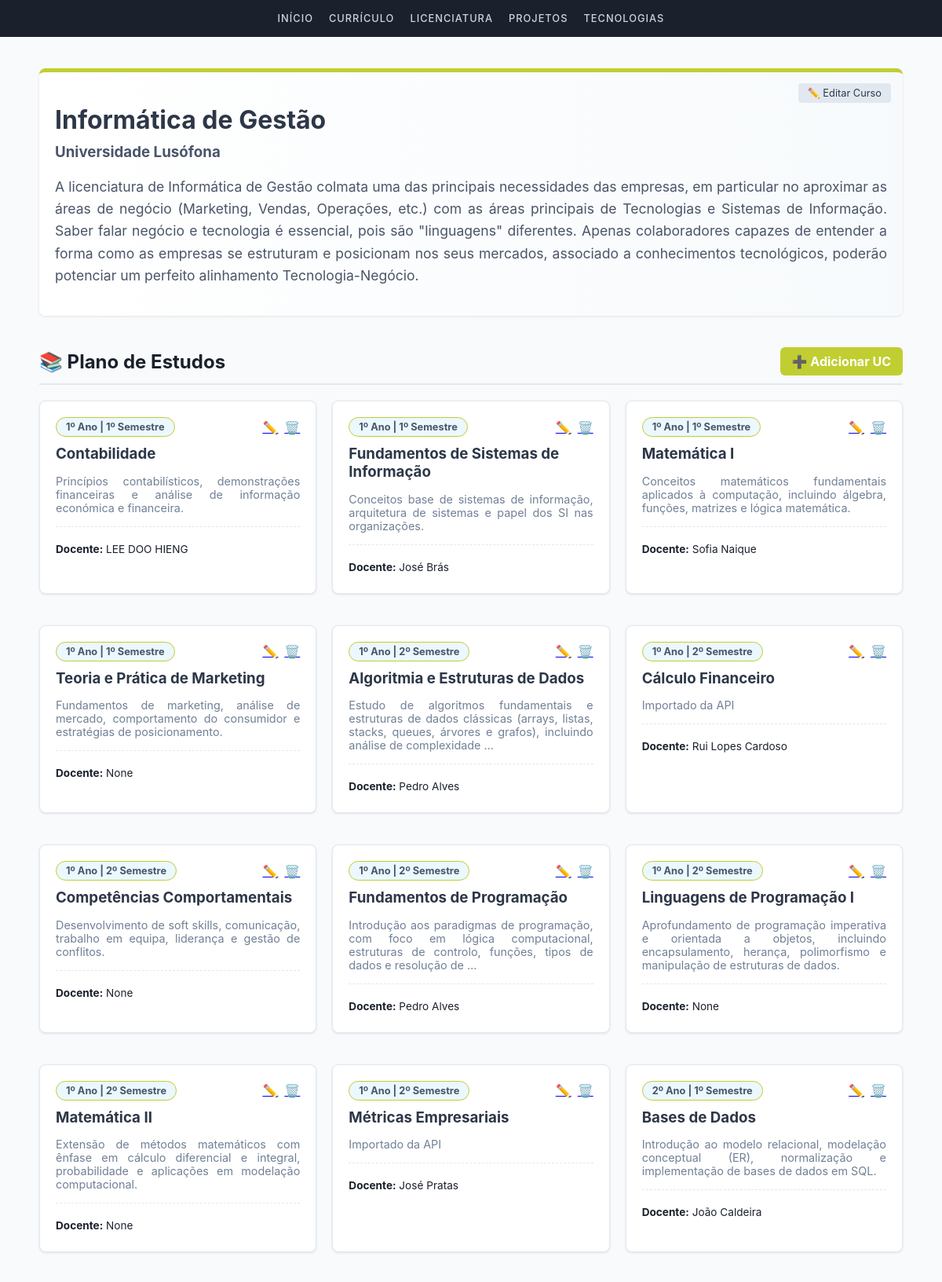
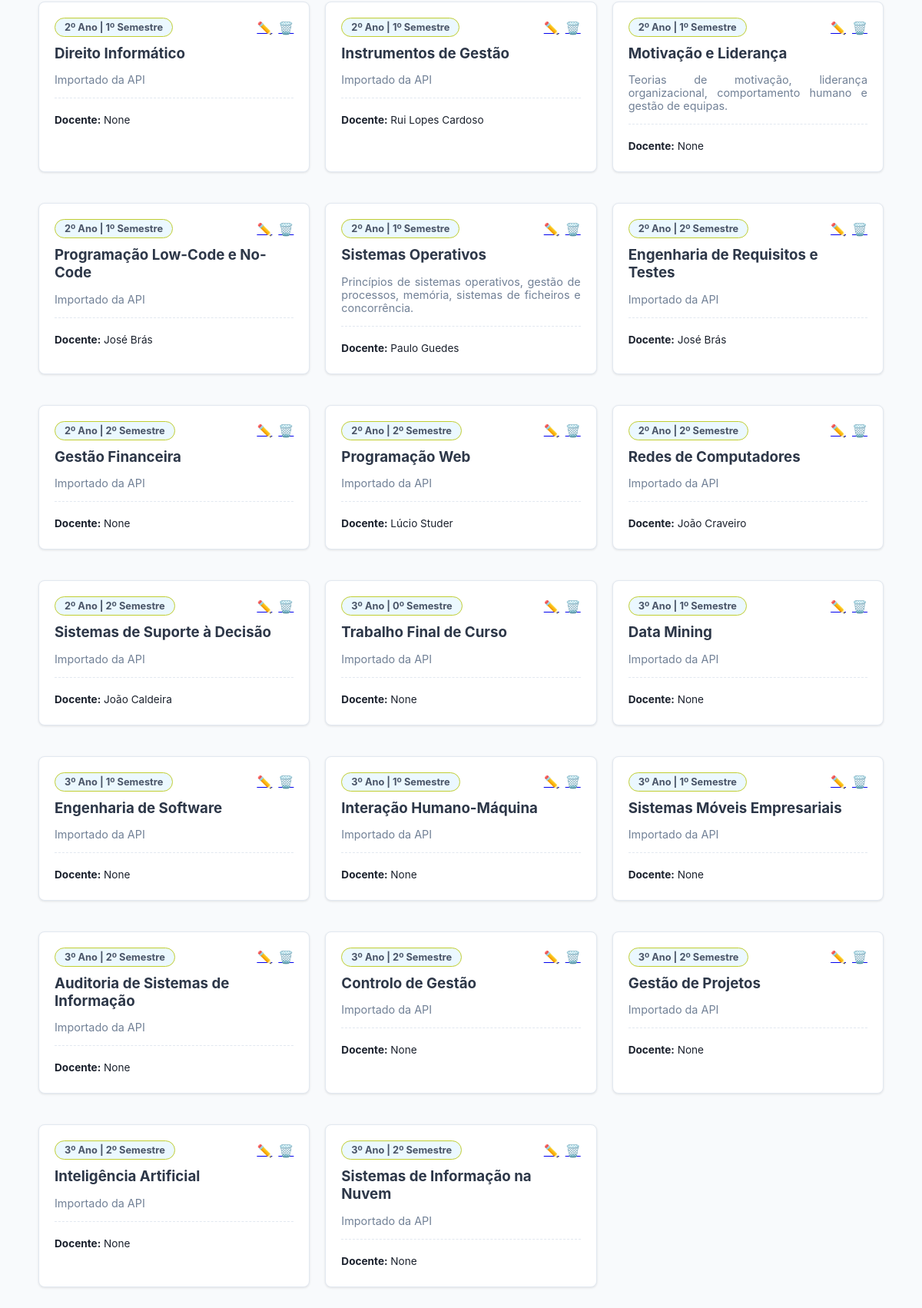
Page /licenciatura/ on the committed database (2 pictures, top to bottom).
### portfolio/models.py (models this page shows, shortened)
class Licenciatura(models.Model):
    nome = models.CharField(max_length=100)
    universidade = models.CharField(max_length=100)
    descricao = models.TextField(max_length=700)

class UnidadeCurricular(models.Model):
    nome = models.CharField(max_length=100)
    ano = models.IntegerField()
    semestre = models.IntegerField()
    descricao = models.TextField()
    imagem = models.ImageField(upload_to='ucs/', null=True, blank=True)
    licenciatura = models.ForeignKey('licenciatura', on_delete=models.CASCADE)
    Nome_do_Docente = models.CharField(max_length=100, null = True, blank = True)
    Pagina_do_Docente = models.URLField(null = True, blank = True)

### portfolio/views.py (the view)
# urls.py: path('licenciatura/', views.licenciatura_view, name='licenciatura'),
def licenciatura_view(request):
    licenciatura = Licenciatura.objects.first()
    ucs = UnidadeCurricular.objects.filter(licenciatura=licenciatura).order_by('ano', 'semestre')
    return render(request, 'portfolio/licenciatura.html', {'licenciatura': licenciatura, 'ucs': ucs})

### portfolio/templates/portfolio/licenciatura.html (shortened to what this page needs)
{% extends "portfolio/base.html" %}
{% block content %}
<div class="card" style="border-top: 5px solid #c1ce31; background: linear-gradient(to right, #ffffff, #f7fafc); position: relative;">
    <div style="position: absolute; top: 15px; right: 15px;">
        <a href="{% url 'licenciatura_editar' licenciatura.id %}" style="text-decoration: none; background: #e2e8f0; padding: 5px 12px; border-radius: 4px; color: #2d3748; font-size: 0.8em;">✏️ Editar Curso</a>
    </div>
    <h1 style="margin-bottom: 10px; color: #2d3748;">{{ licenciatura.nome }}</h1>
    <h3 style="color: #4a5568; margin-top: 0;">{{ licenciatura.universidade }}</h3>
    <p style="line-height: 1.6; color: #4a5568; font-size: 1.1em; text-align: justify;">{{ licenciatura.descricao }}</p>
</div>
<div style="display: flex; justify-content: space-between; align-items: center; margin: 40px 0 20px 0; border-bottom: 2px solid #e2e8f0; padding-bottom: 10px;">
    <h2 style="margin: 0;">📚 Plano de Estudos</h2>
    <a href="{% url 'uc_novo' %}" style="background: #c1ce31; color: white; padding: 8px 15px; border-radius: 6px; text-decoration: none; font-weight: bold;">➕ Adicionar UC</a>
</div>
<div style="display: grid; grid-template-columns: repeat(auto-fill, minmax(320px, 1fr)); gap: 20px;">
    {% for uc in ucs %}
    <div class="card" style="transition: transform 0.2s; border: 1px solid #e2e8f0;">
        <div style="display: flex; justify-content: space-between; align-items: center; margin-bottom: 10px;">
            <span style="background: #ebf8ff; color: #4a5568; padding: 4px 12px; border-radius: 15px; font-size: 0.8em; font-weight: bold; border: 1px solid #c1ce31;">
                {{ uc.ano }}º Ano | {{ uc.semestre }}º Semestre
            </span>
            <div style="display: flex; gap: 8px;">
                <a href="{% url 'uc_editar' uc.id %}" title="Editar">✏️</a>
                <a href="{% url 'uc_eliminar' uc.id %}" title="Eliminar">🗑️</a>
            </div>
        </div>
        <h3 style="margin: 10px 0; color: #2d3748;">{{ uc.nome }}</h3>
        <p style="font-size: 0.9em; color: #718096; text-align: justify;">{{ uc.descricao|truncatewords:20 }}</p>
        <div style="margin-top: 15px; padding-top: 15px; border-top: 1px dashed #e2e8f0; font-size: 0.85em;">
            <p style="margin: 5px 0;"><strong>Docente:</strong> {{ uc.Nome_do_Docente }}</p>
        </div>
    </div>
    {% endfor %}
</div>
{% endblock %}

### portfolio/templates/portfolio/base.html (style rules this page uses)
body { font-family: 'Inter', sans-serif; margin: 0; background-color: #f8fafc; color: #1a202c; }
.card { background: white; border-radius: 8px; padding: 20px; box-shadow: 0 1px 3px rgba(0,0,0,0.1); margin-bottom: 20px; }

### rows in the picture
Licenciatura: nome "Informática de Gestão", universidade "Universidade Lusófona", descricao "A licenciatura de Informática de Gestão colmata uma das principais necessidades das empresas, em particular no aproximar as áreas de negócio (Marketing, Vendas, Operações, etc.) com as áreas principais de Tecnologias e Sistemas de Informação. Saber falar negócio e tecnologia é essencial, pois são \"linguagens\" diferentes. Apenas colaboradores capazes de entender a forma como as empresas se estruturam e posicionam nos seus mercados, associado a conhecimentos tecnológicos, poderão potenciar um perfeito alinhamento Tecnologia-Negócio."
UnidadeCurricular: ano "1", semestre "1", nome "Contabilidade", descricao "Princípios contabilísticos, demonstrações financeiras e análise de informação económica e financeira.", Nome_do_Docente "LEE DOO HIENG"
UnidadeCurricular: ano "1", semestre "1", nome "Fundamentos de Sistemas de Informação", descricao "Conceitos base de sistemas de informação, arquitetura de sistemas e papel dos SI nas organizações.", Nome_do_Docente "José Brás"
UnidadeCurricular: ano "1", semestre "1", nome "Matemática I", descricao "Conceitos matemáticos fundamentais aplicados à computação, incluindo álgebra, funções, matrizes e lógica matemática.", Nome_do_Docente "Sofia Naique"
UnidadeCurricular: ano "1", semestre "1", nome "Teoria e Prática de Marketing", descricao "Fundamentos de marketing, análise de mercado, comportamento do consumidor e estratégias de posicionamento.", Nome_do_Docente "None"
UnidadeCurricular: ano "1", semestre "2", nome "Algoritmia e Estruturas de Dados", descricao "Estudo de algoritmos fundamentais e estruturas de dados clássicas (arrays, listas, stacks, queues, árvores e grafos), incluindo análise de complexidade …", Nome_do_Docente "Pedro Alves"
UnidadeCurricular: ano "1", semestre "2", nome "Cálculo Financeiro", descricao "Importado da API", Nome_do_Docente "Rui Lopes Cardoso"
UnidadeCurricular: ano "1", semestre "2", nome "Competências Comportamentais", descricao "Desenvolvimento de soft skills, comunicação, trabalho em equipa, liderança e gestão de conflitos.", Nome_do_Docente "None"
UnidadeCurricular: ano "1", semestre "2", nome "Fundamentos de Programação", descricao "Introdução aos paradigmas de programação, com foco em lógica computacional, estruturas de controlo, funções, tipos de dados e resolução de …", Nome_do_Docente "Pedro Alves"
UnidadeCurricular: ano "1", semestre "2", nome "Linguagens de Programação I", descricao "Aprofundamento de programação imperativa e orientada a objetos, incluindo encapsulamento, herança, polimorfismo e manipulação de estruturas de dados.", Nome_do_Docente "None"
UnidadeCurricular: ano "1", semestre "2", nome "Matemática II", descricao "Extensão de métodos matemáticos com ênfase em cálculo diferencial e integral, probabilidade e aplicações em modelação computacional.", Nome_do_Docente "None"
UnidadeCurricular: ano "1", semestre "2", nome "Métricas Empresariais", descricao "Importado da API", Nome_do_Docente "José Pratas"
UnidadeCurricular: ano "2", semestre "1", nome "Bases de Dados", descricao "Introdução ao modelo relacional, modelação conceptual (ER), normalização e implementação de bases de dados em SQL.", Nome_do_Docente "João Caldeira"
UnidadeCurricular: ano "2", semestre "1", nome "Direito Informático", descricao "Importado da API", Nome_do_Docente "None"
UnidadeCurricular: ano "2", semestre "1", nome "Instrumentos de Gestão", descricao "Importado da API", Nome_do_Docente "Rui Lopes Cardoso"
UnidadeCurricular: ano "2", semestre "1", nome "Motivação e Liderança", descricao "Teorias de motivação, liderança organizacional, comportamento humano e gestão de equipas.", Nome_do_Docente "None"
UnidadeCurricular: ano "2", semestre "1", nome "Programação Low-Code e No-Code", descricao "Importado da API", Nome_do_Docente "José Brás"
UnidadeCurricular: ano "2", semestre "1", nome "Sistemas Operativos", descricao "Princípios de sistemas operativos, gestão de processos, memória, sistemas de ficheiros e concorrência.", Nome_do_Docente "Paulo Guedes"
UnidadeCurricular: ano "2", semestre "2", nome "Engenharia de Requisitos e Testes", descricao "Importado da API", Nome_do_Docente "José Brás"
UnidadeCurricular: ano "2", semestre "2", nome "Gestão Financeira", descricao "Importado da API", Nome_do_Docente "None"
UnidadeCurricular: ano "2", semestre "2", nome "Programação Web", descricao "Importado da API", Nome_do_Docente "Lúcio Studer"
UnidadeCurricular: ano "2", semestre "2", nome "Redes de Computadores", descricao "Importado da API", Nome_do_Docente "João Craveiro"
UnidadeCurricular: ano "2", semestre "2", nome "Sistemas de Suporte à Decisão", descricao "Importado da API", Nome_do_Docente "João Caldeira"
UnidadeCurricular: ano "3", semestre "0", nome "Trabalho Final de Curso", descricao "Importado da API", Nome_do_Docente "None"
UnidadeCurricular: ano "3", semestre "1", nome "Data Mining", descricao "Importado da API", Nome_do_Docente "None"
UnidadeCurricular: ano "3", semestre "1", nome "Engenharia de Software", descricao "Importado da API", Nome_do_Docente "None"
UnidadeCurricular: ano "3", semestre "1", nome "Interação Humano-Máquina", descricao "Importado da API", Nome_do_Docente "None"
UnidadeCurricular: ano "3", semestre "1", nome "Sistemas Móveis Empresariais", descricao "Importado da API", Nome_do_Docente "None"
UnidadeCurricular: ano "3", semestre "2", nome "Auditoria de Sistemas de Informação", descricao "Importado da API", Nome_do_Docente "None"
UnidadeCurricular: ano "3", semestre "2", nome "Controlo de Gestão", descricao "Importado da API", Nome_do_Docente "None"
UnidadeCurricular: ano "3", semestre "2", nome "Gestão de Projetos", descricao "Importado da API", Nome_do_Docente "None"
UnidadeCurricular: ano "3", semestre "2", nome "Inteligência Artificial", descricao "Importado da API", Nome_do_Docente "None"
UnidadeCurricular: ano "3", semestre "2", nome "Sistemas de Informação na Nuvem", descricao "Importado da API", Nome_do_Docente "None"
